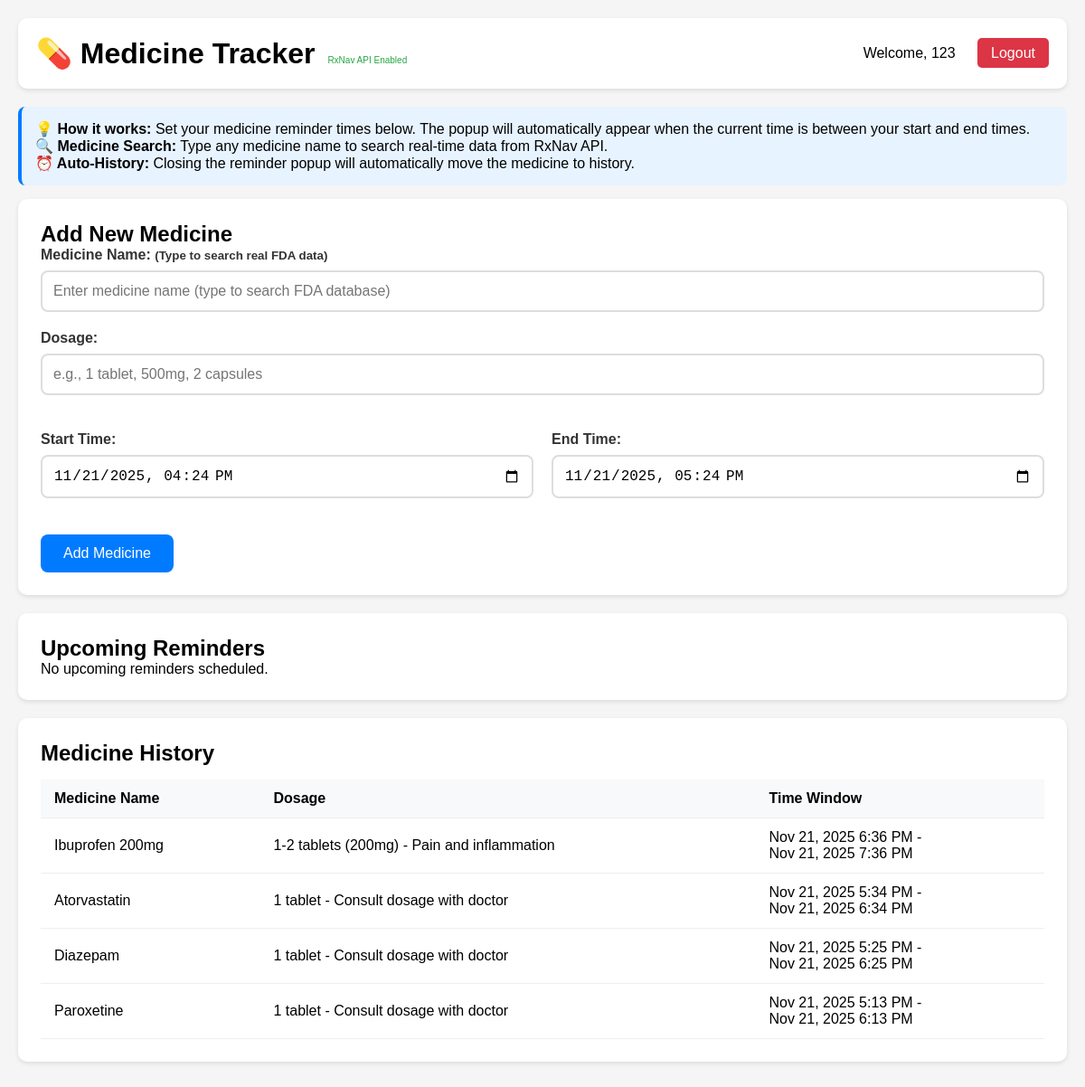
/dashboard.php (signed in), run on the app's committed database.
### tables this page shows
CREATE TABLE `medicine_history` (
  `id` int(11) NOT NULL,
  `user_id` int(11) NOT NULL,
  `medicine_name` varchar(255) NOT NULL,
  `dosage` varchar(100) NOT NULL,
  `start_time` datetime NOT NULL,
  `end_time` datetime NOT NULL,
  `taken_time` datetime DEFAULT NULL,
  `created_at` timestamp NOT NULL DEFAULT CURRENT_TIMESTAMP
);

### dashboard.php (the view, shortened to what this page needs)
<?php
require 'includes/db.php';
$user_id = $_SESSION['user_id'];
$upcoming_medicines = [];
$upcoming_sql = "SELECT * FROM medicine_history WHERE user_id = ? AND taken_time IS NULL AND end_time > NOW() ORDER BY start_time ASC";
$stmt = $conn->prepare($upcoming_sql);
if ($stmt) {
    $stmt->bind_param("i", $user_id);
    $stmt->execute();
    $upcoming_result = $stmt->get_result();
    $upcoming_medicines = $upcoming_result->fetch_all(MYSQLI_ASSOC);
}
$history_medicines = [];
$history_sql = "SELECT * FROM medicine_history WHERE user_id = ? AND (taken_time IS NOT NULL OR end_time <= NOW()) ORDER BY COALESCE(taken_time, end_time) DESC";
$stmt = $conn->prepare($history_sql);
if ($stmt) {
    $stmt->bind_param("i", $user_id);
    $stmt->execute();
    $history_result = $stmt->get_result();
    $history_medicines = $history_result->fetch_all(MYSQLI_ASSOC);
}
function formatDateTimeForDisplay($datetime) {
    return date('M j, Y g:i A', strtotime($datetime));
}
?>
<!DOCTYPE html>
<html lang="en">
<head>
    <link rel="stylesheet" href="css/style.css">
</head>
<body>
    <div class="container">
        <header>
            <h1>💊 Medicine Tracker <span class="api-indicator">RxNav API Enabled</span></h1>
            <div>
                Welcome, <?php echo htmlspecialchars($_SESSION['username']); ?>
                <a href="logout.php" class="logout-btn">Logout</a>
            </div>
        </header>
        <div class="time-help">
            <strong>💡 How it works:</strong> Set your medicine reminder times below. The popup will automatically appear when the current time is between your start and end times.
            <br><strong>🔍 Medicine Search:</strong> Type any medicine name to search real-time data from RxNav API.
            <br><strong>⏰ Auto-History:</strong> Closing the reminder popup will automatically move the medicine to history.
        </div>
        <div class="section">
            <h2>Add New Medicine</h2>
            <form method="POST" id="medicineForm">
                <div class="form-group medicine-search-container">
                    <label>Medicine Name: <small>(Type to search real FDA data)</small></label>
                    <input type="text" name="medicine_name" required placeholder="Enter medicine name (type to search FDA database)" id="medicineNameInput">
                </div>
                <div class="form-row">
                    <div class="form-column">
                        <div class="form-group">
                            <label>Dosage:</label>
                            <input type="text" name="dosage" required placeholder="e.g., 1 tablet, 500mg, 2 capsules" id="dosageInput">
                        </div>
                    </div>
                </div>
                <div class="form-row">
                    <div class="form-column">
                        <div class="form-group">
                            <label>Start Time:</label>
                            <input type="datetime-local" name="start_time" required id="start_time">
                        </div>
                    </div>
                    <div class="form-column">
                        <div class="form-group">
                            <label>End Time:</label>
                            <input type="datetime-local" name="end_time" required id="end_time">
                        </div>
                    </div>
                </div>
                <button type="submit">Add Medicine</button>
            </form>
        </div>
        <div class="section">
            <h2>Upcoming Reminders</h2>
            <?php if (empty($upcoming_medicines)): ?>
                <p>No upcoming reminders scheduled.</p>
            <?php endif; ?>
        </div>
        <div class="section">
            <h2>Medicine History</h2>
            <?php if (empty($history_medicines)): ?>
                <p>No past medicine history found.</p>
            <?php else: ?>
                <table>
                    <thead>
                        <tr>
                            <th>Medicine Name</th>
                            <th>Dosage</th>
                            <th>Time Window</th>
                        </tr>
                    </thead>
                    <tbody>
                        <?php foreach ($history_medicines as $medicine): ?>
                            <tr>
                                <td><?php echo htmlspecialchars($medicine['medicine_name']); ?></td>
                                <td><?php echo htmlspecialchars($medicine['dosage']); ?></td>
                                <td>
                                    <?php echo formatDateTimeForDisplay($medicine['start_time']); ?> -<br>
                                    <?php echo formatDateTimeForDisplay($medicine['end_time']); ?>
                                </td>
                            </tr>
                        <?php endforeach; ?>
                    </tbody>
                </table>
            <?php endif; ?>
        </div>
    </div>
</body>
</html>

### css/style.css (style rules this page uses)
* { margin: 0; padding: 0; box-sizing: border-box; }
body { font-family: Arial, sans-serif; background: #f5f5f5; padding: 20px; }
.container { max-width: 1200px; margin: 0 auto; }
header { background: white; padding: 20px; border-radius: 10px; margin-bottom: 20px; display: flex; justify-content: space-between; align-items: center; box-shadow: 0 2px 5px rgba(0,0,0,0.1); }
.section { background: white; padding: 25px; border-radius: 10px; margin-bottom: 20px; box-shadow: 0 2px 5px rgba(0,0,0,0.1); }
.form-group { margin-bottom: 20px; }
label { display: block; margin-bottom: 8px; font-weight: bold; color: #333; }
input[type="text"], input[type="password"], input[type="datetime-local"] { width: 100%; padding: 12px; border: 2px solid #ddd; border-radius: 8px; font-size: 16px; }
button { background: #007bff; color: white; border: none; padding: 12px 25px; border-radius: 8px; cursor: pointer; font-size: 16px; transition: background 0.3s; }
table { width: 100%; border-collapse: collapse; margin-top: 15px; }
th, td { padding: 12px 15px; text-align: left; border-bottom: 1px solid #eee; }
th { background: #f8f9fa; font-weight: bold; }
.logout-btn { background: #dc3545; color: white; padding: 8px 15px; border-radius: 5px; text-decoration: none; margin-left: 20px; transition: background 0.3s; }
.form-row { display: flex; gap: 20px; margin-bottom: 20px; }
.form-column { flex: 1; }
.time-help { background: #e7f3ff; padding: 15px; border-radius: 8px; margin: 15px 0; border-left: 4px solid #007bff; }
.medicine-search-container { position: relative; }
.api-indicator { font-size: 10px; color: #28a745; margin-left: 5px; font-weight: normal; }

### data on the page
medicine_history: medicine_name "Ibuprofen 200mg", dosage "1-2 tablets (200mg) - Pain and inflammation", start_time "Nov 21, 2025 6:36 PM", end_time "Nov 21, 2025 7:36 PM"
medicine_history: medicine_name "Atorvastatin", dosage "1 tablet - Consult dosage with doctor", start_time "Nov 21, 2025 5:34 PM", end_time "Nov 21, 2025 6:34 PM"
medicine_history: medicine_name "Diazepam", dosage "1 tablet - Consult dosage with doctor", start_time "Nov 21, 2025 5:25 PM", end_time "Nov 21, 2025 6:25 PM"
medicine_history: medicine_name "Paroxetine", dosage "1 tablet - Consult dosage with doctor", start_time "Nov 21, 2025 5:13 PM", end_time "Nov 21, 2025 6:13 PM"

### other printed values
$_SESSION['username'] "123"
